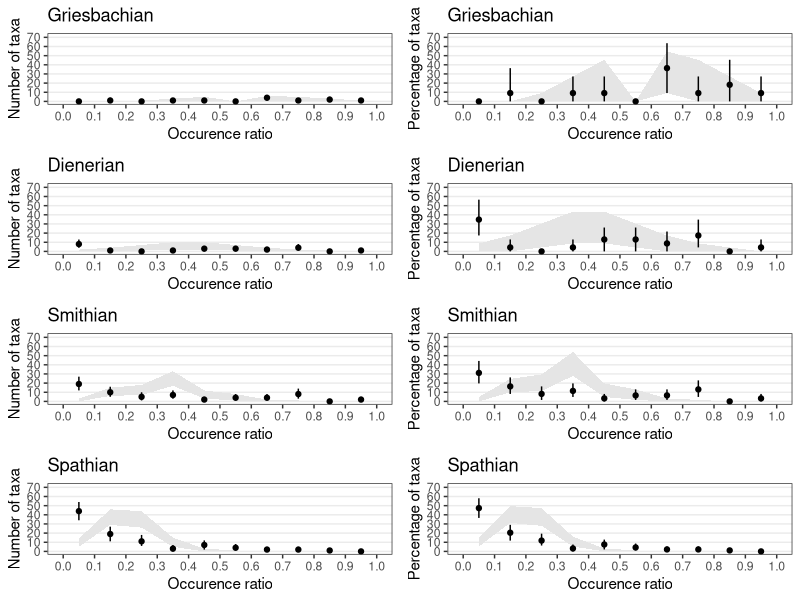

Write the R code that produced this figure.
####ORP according to Brayard et al 2006 #####

##data matrix as geography in row and taxa in columns, presence/absence

#-----------------------------
##Preparation
#-----------------------------

library(ggplot2)
library(ggpubr)
library(dplyr)
library(tidyr)
library(tibble)
library(purrr)

##set working directory
setwd("C:/Users/33677/Documents/NEW_WORK/Postdoc LYON/ORP R")

##Load data
Gr <- read.csv("Griesbachian.csv",header=TRUE,sep=";",row.names=1)
Di <- read.csv("Dienerian.csv",header=TRUE,sep=";",row.names=1)
Sm <- read.csv("Smithian.csv",header=TRUE,sep=";",row.names=1)
Sp <- read.csv("Spathian.csv",header=TRUE,sep=";",row.names=1)

Brayard.data <- list(Griesbachian = list(Griesbachian = Gr, name="Griesbachian"),
                     Dienerian = list(Dienerian = Di, name="Dienerian"),
                     Smithian = list(Smithian = Sm, name="Smithian"),
                     Spathian = list(Spathian = Sp, name="Spathian"))

ORP <- function(data, Nite){

#Empiric ORP ####
n.sp <- as.numeric(ncol(data[[1]]))
  
perc <- apply(data[[1]], 2, function(x)sum(x)/length(x)*100)
hist.perc <- hist(perc, breaks=seq(0,100,10), right=TRUE, plot=FALSE)
df.perc <- data.frame("hist.perc.counts"=as.numeric(hist.perc$counts),
                      "hist.perc.perc"=apply(as.data.frame(hist.perc$counts), 1, 
                                             function(x)x/n.sp*100),
                      row.names = hist.perc$mids/100)

l.boot <- lapply(vector("list",Nite), function(x){sample(data[[1]], replace = TRUE)})
l.lot <- lapply(vector("list",Nite), function(x){apply(data[[1]],1,function(x)sample(x))})

#Boostrap
df.boot <- 
  lapply(l.boot, function(data){
    perc.boot <- as.numeric(apply(data, 2, function(x)sum(x)/length(x)*100))
    hist.perc.boot <- hist(perc.boot, breaks=seq(0,100,10), right=TRUE, plot=FALSE)
    
    hist.perc.boot.count <- hist.perc.boot$counts
    hist.perc.boot.perc <- apply(as.data.frame(hist.perc.boot$count), 1,
                           function(x)x/n.sp*100)
    
    list(hist.perc.boot.count, hist.perc.boot.perc)

  }
  )

df.boot.count <- 
  as.data.frame(lapply(df.boot, function(data){data[[1]]}),
                col.names = 1:length(l.boot),
                row.names = seq(0.05,0.95,0.10)
  )
df.boot.perc <- 
  as.data.frame(lapply(df.boot, function(data){data[[2]]}),
                col.names = 1:length(l.boot),
                row.names = seq(0.05,0.95,0.10)
  )


#Lottery
df.lot <-
  lapply(l.lot, function(data){
    perc.lot <- as.numeric(apply(t(data), 2, function(x)sum(x)/nrow(t(data))*100))
    hist.lot <- hist(perc.lot, breaks=seq(0,100,10), right=TRUE, plot=FALSE)
    
    hist.lot.count <- hist.lot$counts
    hist.lot.perc <- apply(as.data.frame(hist.lot$counts), 1, 
                           function(x)x/n.sp*100)
    
    list(hist.lot.count, hist.lot.perc)
  }
  )
df.lot.count <- 
  as.data.frame(lapply(df.lot, function(data){data[[1]]}),
                col.names = 1:length(l.boot),
                row.names = hist.perc$mids/100
  )
df.lot.perc <-
  as.data.frame(lapply(df.lot, function(data){data[[2]]}),
                col.names = 1:length(l.boot),
                row.names = hist.perc$mids/100
  )

#LowerBound and UpperBound
CI.count.min <- as.numeric(apply(df.boot.count,1,function(x)sort(as.numeric(x))[0.025*Nite]))#mean(as.numeric(x))-t*sd(as.numeric(x))/sqrt(N)))
CI.count.max <- as.numeric(apply(df.boot.count,1,function(x)sort(as.numeric(x))[0.975*Nite]))#mean(as.numeric(x))+t*sd(as.numeric(x))/sqrt(N)))
CI.perc.min <- as.numeric(apply(df.boot.perc,1,function(x)sort(as.numeric(x))[0.025*Nite]))#mean(as.numeric(x))-t*sd(as.numeric(x))/sqrt(N)))
CI.perc.max <- as.numeric(apply(df.boot.perc,1,function(x)sort(as.numeric(x))[0.975*Nite]))#mean(as.numeric(x))+t*sd(as.numeric(x))/sqrt(N)))

lot.count.min <- as.numeric(apply(df.lot.count,1,function(x)sort(as.numeric(x))[0.025*Nite]))#mean(as.numeric(x))-t*sd(as.numeric(x))/sqrt(N)))
lot.count.max <- as.numeric(apply(df.lot.count,1,function(x)sort(as.numeric(x))[0.975*Nite]))#mean(as.numeric(x))+t*sd(as.numeric(x))/sqrt(N)))
lot.perc.min <- as.numeric(apply(df.lot.perc,1,function(x)sort(as.numeric(x))[0.025*Nite]))#mean(as.numeric(x))-t*sd(as.numeric(x))/sqrt(N)))
lot.perc.max <- as.numeric(apply(df.lot.perc,1,function(x)sort(as.numeric(x))[0.975*Nite]))#mean(as.numeric(x))+t*sd(as.numeric(x))/sqrt(N)))

#Gather all results ####
df.ORP <- cbind (df.perc, 
                 CI.count.min, CI.count.max, CI.perc.min, CI.perc.max,
                 lot.count.min, lot.count.max, lot.perc.min, lot.perc.max)


#Graphic representation ####
  #Taxa count
plot.count <- 
ggplot(df.ORP, aes(x=as.numeric(rownames(df.ORP)), y=df.ORP$hist.perc.counts))+
  geom_ribbon(aes(ymin=lot.count.min, ymax=lot.count.max),fill="grey90")+
  geom_errorbar(aes(ymin=CI.count.min, ymax=CI.count.max), width=0) +
  geom_point()+
  theme_bw()+
  theme(#text = element_text(size=20),
    panel.grid.major.x = element_blank(),
    panel.grid.minor.x = element_blank(),
    panel.grid.minor.y = element_blank())+
  scale_y_continuous(breaks=seq(0,70,10),limits=c(0,71))+
  scale_x_continuous(breaks=seq(0,1,0.1),limits=c(0,1))+
  labs(x="Occurence ratio", y="Number of taxa", title=data[[2]])

  #Taxa perc
plot.perc <- 
ggplot(df.ORP, aes(x=as.numeric(rownames(df.ORP)), y=df.ORP$hist.perc.perc))+
  geom_ribbon(aes(ymin=lot.perc.min, ymax=lot.perc.max),fill="grey90")+
  geom_errorbar(aes(ymin=CI.perc.min, ymax=CI.perc.max), width=0) +
  geom_point()+
  theme_bw()+
  theme(#text = element_text(size=20),
        panel.grid.major.x = element_blank(),
        panel.grid.minor.x = element_blank(),
        panel.grid.minor.y = element_blank())+
  scale_y_continuous(breaks=seq(0,70,10),limits=c(0,71))+
  scale_x_continuous(breaks=seq(0,1,0.1),limits=c(0,1))+
  labs(x="Occurence ratio", y="Percentage of taxa", title=data[[2]])

ggarrange(plot.count, plot.perc)

}

multi.ORP <- lapply(Brayard.data, ORP, Nite=1000)
plot.ORP <- ggarrange(plotlist=multi.ORP,ncol=1,nrow=4)
plot.ORP